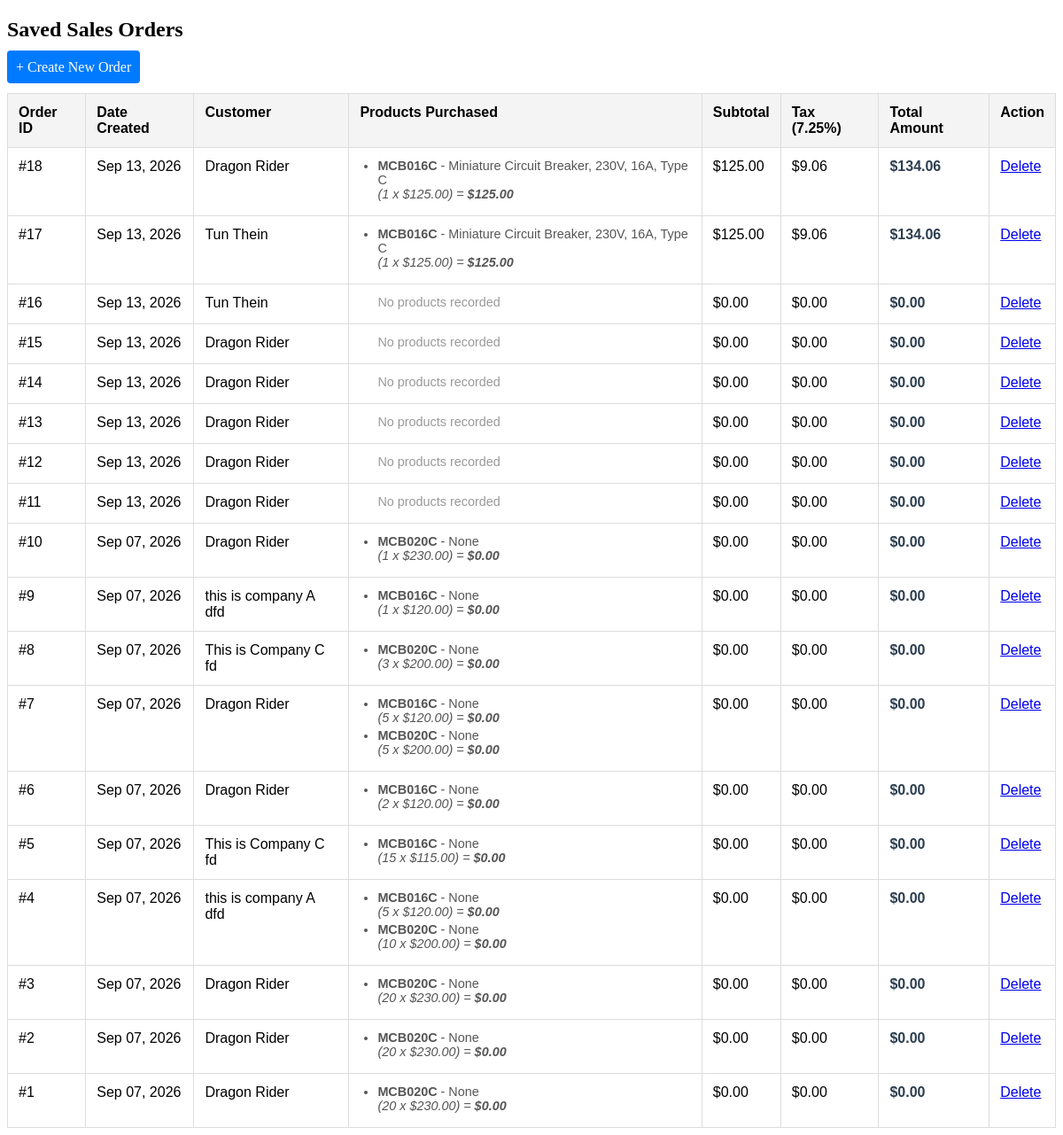
/sales/orders/, run on an earlier commit of the app's database.
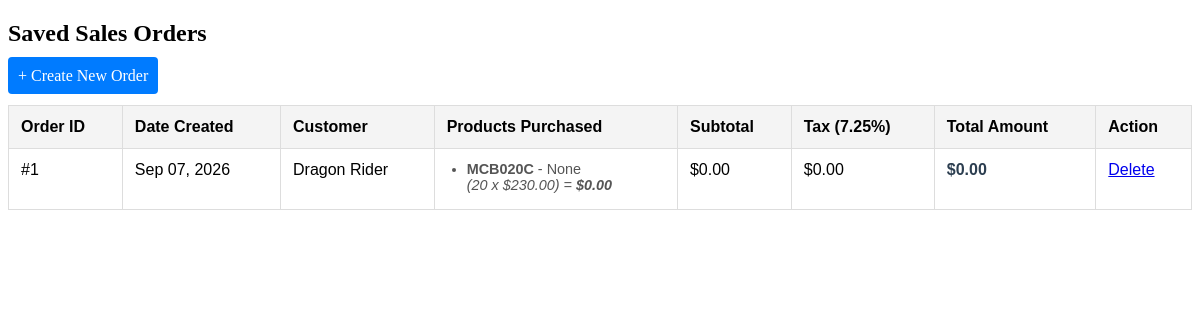
And on a later commit of the database.
### sales/models.py (models this page shows, shortened)
class Order(models.Model):
    customer = models.ForeignKey(Customer, on_delete=models.CASCADE, related_name='orders')
    billing_address = models.TextField(default='No Address Provided')
    shipping_address = models.TextField(blank=True, null=True)
    created_at = models.DateField(auto_now_add=True)
    sub_total = models.DecimalField(max_digits=10, decimal_places=2, default=0.00)
    tax = models.DecimalField(max_digits=10, decimal_places=2, default=0.00)
    total = models.DecimalField(max_digits=10, decimal_places=2, default=0.00)

class OrderItem(models.Model):
    order = models.ForeignKey(Order, on_delete=models.CASCADE, related_name='items')
    product = models.ForeignKey(Product, on_delete=models.CASCADE)
    sku = models.CharField(max_length=50, blank=True, null=True)
    description = models.TextField(blank=True, null=True)
    quantity = models.PositiveIntegerField(default=1)
    unit_price = models.DecimalField(max_digits=10, decimal_places=2, blank=True, null=True)
    amount = models.DecimalField(max_digits=10, decimal_places=2, default=0.00)

### app/models.py (models this page shows, shortened)
class Customer(models.Model):
    company = models.ForeignKey(Company, on_delete=models.CASCADE, related_name='customers')
    first_name = models.CharField(max_length=50)
    last_name = models.CharField(max_length=50)
    phone = models.IntegerField(verbose_name="123456789")
    email = models.EmailField()
    position = models.CharField(max_length=50, verbose_name="manager")
    def __str__(self):
        return f"{self.first_name} {self.last_name}"

class Product(models.Model):
    item_no = models.CharField(max_length=100)
    sku = models.CharField(max_length=50, unique=True)
    description = models.TextField()
    stock_quantity  = models.IntegerField(default=0)
    cost_price = models.DecimalField(max_digits=10, decimal_places=2)
    distry_price = models.DecimalField(max_digits=10, decimal_places=2)
    reseller_price = models.DecimalField(max_digits=10, decimal_places=2)
    MSRP = models.DecimalField(max_digits=10, decimal_places=2)
    dated_added = models.DateField(auto_now_add=True, null=True, blank=True)
    last_updated = models.DateField(auto_now=True, null=True, blank=True)

### sales/views.py (the view)
# urls.py: path('orders/', views.sales_orders_list, name='sales_orders_list'),
def sales_orders_list(request):
    orders = Order.objects.all().order_by('-id')
    return render(request, 'sales/sales_orders_list.html', {
        'orders': orders
    })

### sales/templates/sales/sales_orders_list.html (shortened to what this page needs)
<!DOCTYPE html>
<html lang="en">
<head>
</head>
<body>
    <h2>Saved Sales Orders</h2>
    <a href="{% url 'sales:create_order' %}" style="padding: 10px; background: #007bff; color: white; text-decoration: none; border-radius: 4px;">+ Create New Order</a>
    <table>
        <thead>
            <tr>
                <th>Order ID</th>
                <th>Date Created</th>
                <th>Customer</th>
                <th>Products Purchased</th>
                <th>Subtotal</th>
                <th>Tax (7.25%)</th>
                <th>Total Amount</th>
                <th>Action</th>
            </tr>
        </thead>
        <tbody>
            {% for order in orders %}
            <tr>
                <td>#{{ order.id }}</td>
                <td>{{ order.created_at|date:"M d, Y" }}</td>
                <td>{{ order.customer }}</td>
                <td>
                    <ul class="items-list">
                        {% for item in order.items.all %}
                        <li>
                            <strong>{{ item.product.item_no }}</strong> - {{ item.description }}
                            <br>
                            <em>({{ item.quantity }} x ${{ item.unit_price }}) = <strong>${{ item.amount }}</strong></em>
                        </li>
                        {% empty %}
                        <li style="list-style: none; color: #999;">No products recorded</li>
                        {% endfor %}
                    </ul>
                </td>
                <td>${{ order.sub_total }}</td>
                <td>${{ order.tax }}</td>
                <td class="total-bold">${{ order.total }}</td>
                <td><a href="{% url 'sales:order_delete' order.pk %}">Delete</a></td>
            </tr>
            {% empty %}
            <tr>
                <td colspan="7" style="text-align: center; color: #888;">No saved orders found in the database.</td>
            </tr>
            {% endfor %}
        </tbody>
    </table>
</body>
</html>

What changed in the data, as far as the page shows it:
removed Order: id "18", created_at "Sep 13, 2026", customer "Dragon Rider", sub_total "125.00", tax "9.06", total "134.06"
removed OrderItem: product.item_no "MCB016C", description "Miniature Circuit Breaker, 230V, 16A, Type C", quantity "1", unit_price "125.00", amount "125.00", shown under "18"
removed Order: id "17", created_at "Sep 13, 2026", customer "Tun Thein", sub_total "125.00", tax "9.06", total "134.06"
removed OrderItem: product.item_no "MCB016C", description "Miniature Circuit Breaker, 230V, 16A, Type C", quantity "1", unit_price "125.00", amount "125.00", shown under "17"
removed Order: id "16", created_at "Sep 13, 2026", customer "Tun Thein", sub_total "0.00", tax "0.00", total "0.00"
removed Order: id "15", created_at "Sep 13, 2026", customer "Dragon Rider", sub_total "0.00", tax "0.00", total "0.00"
removed Order: id "14", created_at "Sep 13, 2026", customer "Dragon Rider", sub_total "0.00", tax "0.00", total "0.00"
removed Order: id "13", created_at "Sep 13, 2026", customer "Dragon Rider", sub_total "0.00", tax "0.00", total "0.00"
removed Order: id "12", created_at "Sep 13, 2026", customer "Dragon Rider", sub_total "0.00", tax "0.00", total "0.00"
removed Order: id "11", created_at "Sep 13, 2026", customer "Dragon Rider", sub_total "0.00", tax "0.00", total "0.00"
removed Order: id "10", created_at "Sep 07, 2026", customer "Dragon Rider", sub_total "0.00", tax "0.00", total "0.00"
removed OrderItem: product.item_no "MCB020C", description "None", quantity "1", unit_price "230.00", amount "0.00", shown under "10"
removed Order: id "9", created_at "Sep 07, 2026", customer "this is company A dfd", sub_total "0.00", tax "0.00", total "0.00"
removed OrderItem: product.item_no "MCB016C", description "None", quantity "1", unit_price "120.00", amount "0.00", shown under "9"
removed Order: id "8", created_at "Sep 07, 2026", customer "This is Company C fd", sub_total "0.00", tax "0.00", total "0.00"
removed OrderItem: product.item_no "MCB020C", description "None", quantity "3", unit_price "200.00", amount "0.00", shown under "8"
removed Order: id "7", created_at "Sep 07, 2026", customer "Dragon Rider", sub_total "0.00", tax "0.00", total "0.00"
removed OrderItem: product.item_no "MCB016C", description "None", quantity "5", unit_price "120.00", amount "0.00", shown under "7"
removed OrderItem: product.item_no "MCB020C", description "None", quantity "5", unit_price "200.00", amount "0.00", shown under "7"
removed Order: id "6", created_at "Sep 07, 2026", customer "Dragon Rider", sub_total "0.00", tax "0.00", total "0.00"
removed OrderItem: product.item_no "MCB016C", description "None", quantity "2", unit_price "120.00", amount "0.00", shown under "6"
removed Order: id "5", created_at "Sep 07, 2026", customer "This is Company C fd", sub_total "0.00", tax "0.00", total "0.00"
removed OrderItem: product.item_no "MCB016C", description "None", quantity "15", unit_price "115.00", amount "0.00", shown under "5"
removed Order: id "4", created_at "Sep 07, 2026", customer "this is company A dfd", sub_total "0.00", tax "0.00", total "0.00"
removed OrderItem: product.item_no "MCB016C", description "None", quantity "5", unit_price "120.00", amount "0.00", shown under "4"
removed OrderItem: product.item_no "MCB020C", description "None", quantity "10", unit_price "200.00", amount "0.00", shown under "4"
removed Order: id "3", created_at "Sep 07, 2026", customer "Dragon Rider", sub_total "0.00", tax "0.00", total "0.00"
removed OrderItem: product.item_no "MCB020C", description "None", quantity "20", unit_price "230.00", amount "0.00", shown under "3"
removed Order: id "2", created_at "Sep 07, 2026", customer "Dragon Rider", sub_total "0.00", tax "0.00", total "0.00"
removed OrderItem: product.item_no "MCB020C", description "None", quantity "20", unit_price "230.00", amount "0.00", shown under "2"
